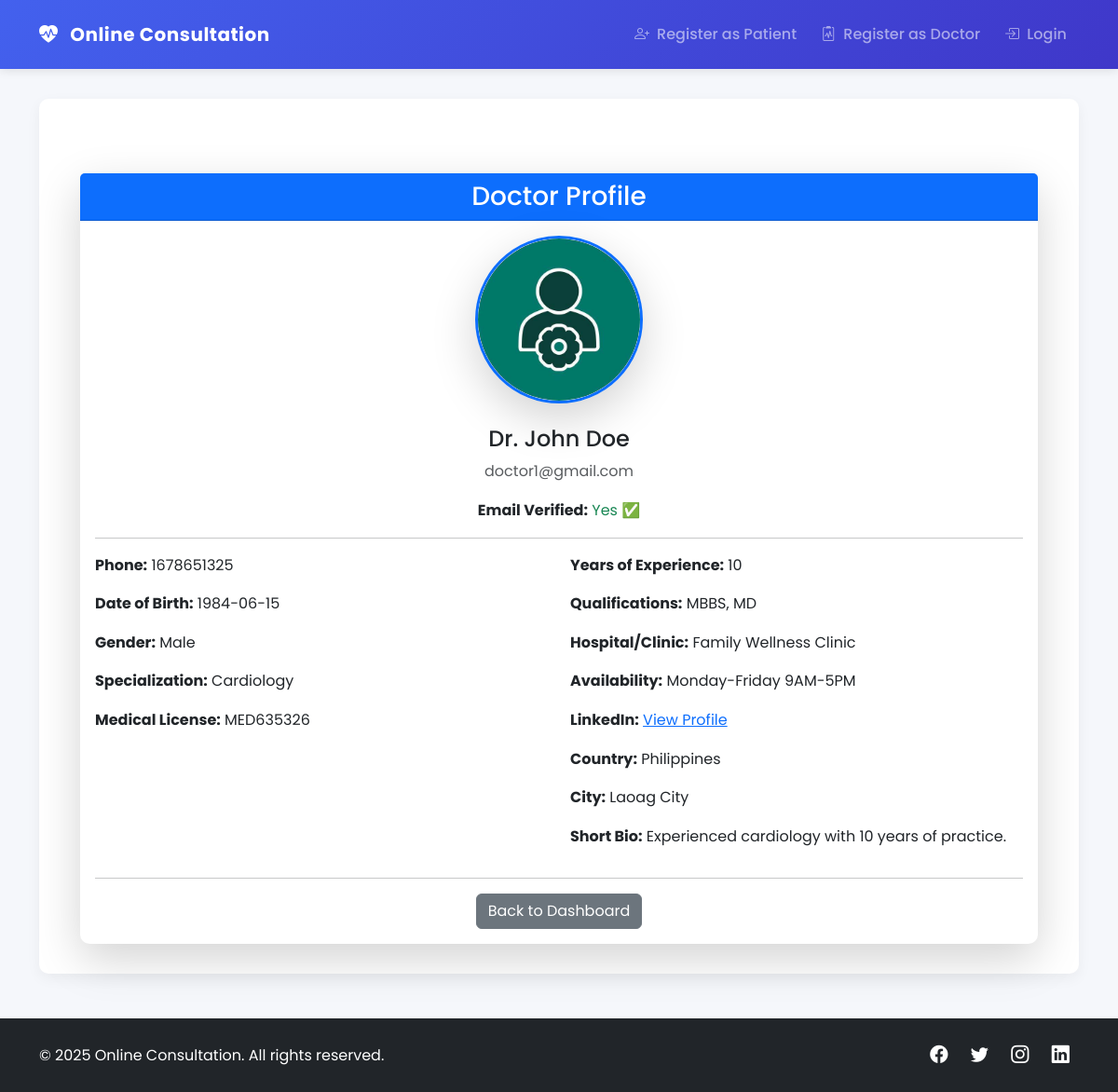
The page /dashboard/view_doctor_patient/1 on the database its author committed.
### models/models.py (models this page shows, shortened)
class Doctor(db.Model):
    id = db.Column(db.Integer, primary_key=True)
    full_name = db.Column(db.String(100), nullable=False)
    email = db.Column(db.String(100), unique=True, nullable=False)
    phone = db.Column(db.String(20), nullable=False)
    dob = db.Column(db.Date, nullable=False)
    gender = db.Column(db.String(10), nullable=False)
    medical_license = db.Column(db.String(50), unique=True, nullable=False)
    specialization = db.Column(db.String(100), nullable=False)
    experience = db.Column(db.Integer, nullable=False)
    qualifications = db.Column(db.Text, nullable=False)
    hospital_clinic = db.Column(db.String(255), nullable=False)
    clinic_latitude = db.Column(db.Float)  # Add latitude for the clinic
    clinic_longitude = db.Column(db.Float)  # Add longitude for the clinic
    availability = db.Column(db.String(255), nullable=False)
    profile_picture = db.Column(db.String(255), nullable=True)
    license_front = db.Column(db.String(100), nullable=True)
    license_back = db.Column(db.String(100), nullable=True)
    board_cert = db.Column(db.String(100), nullable=True)
    country = db.Column(db.String(100), nullable=False)
    city = db.Column(db.String(100), nullable=False)
    short_bio = db.Column(db.Text, nullable=True)
    linkedin = db.Column(db.String(255), nullable=True)
    password_hash = db.Column(db.String(255), nullable=False)
    email_verified = db.Column(db.Boolean, default=False)
    is_approved = db.Column(db.Boolean, default=False)
    verification_token = db.Column(db.String(255), nullable=True)
    active = db.Column(db.Boolean, default=False)  # New 'active' field

### routes/dashboard.py (the view)
@dashboard_bp.route('/view_doctor_patient/<int:doctor_id>')
def view_doctor_patient(doctor_id):
    doctor = Doctor.query.get_or_404(doctor_id)
    return render_template('patient/view_doctor.html', doctor=doctor)

### templates/patient/view_doctor.html
{% extends "base.html" %}
{% block content %}
<div class="container mt-5">
    <div class="card shadow-lg">
        <div class="card-header bg-primary text-white text-center">
            <h3 class="mb-0">Doctor Profile</h3>
        </div>
        <div class="card-body">
            <div class="text-center mb-4">
                {% if doctor.profile_picture %}
                    <img src="{{ url_for('uploaded_file', filename=doctor.profile_picture) }}"
                         alt="Profile Picture"
                         class="img-fluid rounded-circle shadow-lg border border-3 border-primary"
                         style="width: 180px; height: 180px; object-fit: cover;">
                {% else %}
                    <img src="{{ url_for('static', filename='uploads/default.jpg') }}"
                         alt="Default Profile Picture"
                         class="img-fluid rounded-circle shadow-lg border border-3 border-secondary"
                         style="width: 180px; height: 180px; object-fit: cover;">
                {% endif %}
            </div>
            <h4 class="text-center">{{ doctor.full_name }}</h4>
            <p class="text-muted text-center">{{ doctor.email }}</p>
            <p class="text-center"><strong>Email Verified:</strong>
                {% if doctor.email_verified %}
                    <span class="text-success">Yes ✅</span>
                {% else %}
                    <span class="text-danger">No ❌</span>
                {% endif %}
            </p>
            <hr>
            <div class="row">
                <div class="col-md-6">
                    <p><strong>Phone:</strong> {{ doctor.phone }}</p>
                    <p><strong>Date of Birth:</strong> {{ doctor.dob.strftime('%Y-%m-%d') if doctor.dob else 'N/A' }}</p>
                    <p><strong>Gender:</strong> {{ doctor.gender }}</p>
                    <p><strong>Specialization:</strong> {{ doctor.specialization }}</p>
                    <p><strong>Medical License:</strong> {{ doctor.medical_license }}</p>
                </div>
                <div class="col-md-6">
                    <p><strong>Years of Experience:</strong> {{ doctor.experience }}</p>
                    <p><strong>Qualifications:</strong> {{ doctor.qualifications }}</p>
                    <p><strong>Hospital/Clinic:</strong> {{ doctor.hospital_clinic }}</p>
                    <p><strong>Availability:</strong> {{ doctor.availability }}</p>
                    <p><strong>LinkedIn:</strong>
                        {% if doctor.linkedin %}
                            <a href="{{ doctor.linkedin }}" target="_blank">View Profile</a>
                        {% else %}
                            N/A
                        {% endif %}
                    </p>
                    <p><strong>Country:</strong> {{ doctor.country }}</p>
                    <p><strong>City:</strong> {{ doctor.city }}</p>
                    <p><strong>Short Bio:</strong> {{ doctor.short_bio }}</p>
                </div>
            </div>
            <hr>
            <div class="text-center">
                <a href="{{ url_for('dashboard.patient_dashboard') }}" class="btn btn-secondary">Back to Dashboard</a>
            </div>
        </div>
    </div>
</div>
{% endblock %}

### static/style.css (style rules this page uses)
* { margin: 0; padding: 0; box-sizing: border-box; }
body { font-family: 'Arial', sans-serif; margin: 0; padding: 0; background-color: #f4f4f9; line-height: 1.6; }

### templates/base.html (style rules this page uses)
:root { --primary-color: #4361ee; --secondary-color: #3f37c9; --accent-color: #4cc9f0; --light-color: #f8f9fa; --dark-color: #212529; }
body { font-family: 'Poppins', sans-serif; background-color: #f5f7fb; }
.card { border: none; border-radius: 10px; box-shadow: 0 5px 15px rgba(0,0,0,0.05); transition: all 0.3s ease; }

### rows shown on the page
Doctor: profile_picture (picture), full_name "Dr. John Doe", email "doctor1@gmail.com", phone "1678651325", dob "1984-06-15", gender "Male", specialization "Cardiology", medical_license "MED635326", experience "10", qualifications "MBBS, MD", hospital_clinic "Family Wellness Clinic", availability "Monday-Friday 9AM-5PM", country "Philippines", city "Laoag City", short_bio "Experienced cardiology with 10 years of practice."
